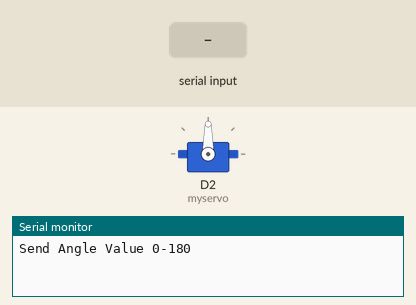
This sketch was run on a simulated ESP8266 (NodeMCU). Shown: servo, the last lines printed to the serial monitor. The inputs (shaded band) are chosen by the test bench.

Above: at 1.2 s.
1.3 s: "30,150\n" received over Serial
At 2.2 s:
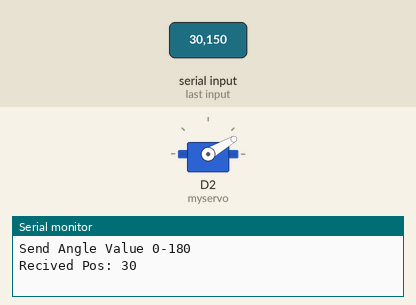
2.8 s: "1\n" received over Serial
At 3.4 s:
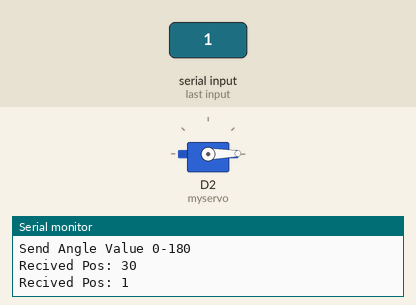
4.3 s: "200\n" received over Serial
At 5.5 s:
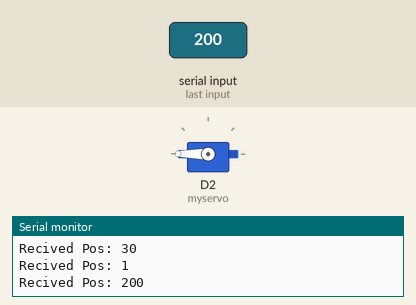
5.8 s: "90,45\n" received over Serial
At 6.9 s:
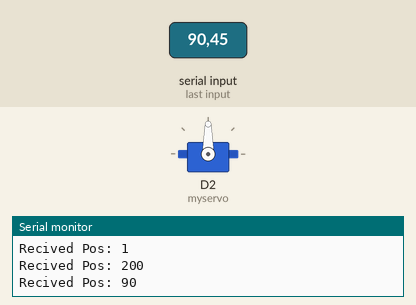
Timing chart, 0 to 8.3 s (numbered marks = the images above; inputs shaded):
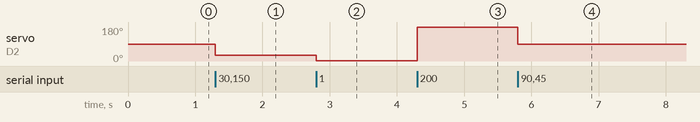

Measured:
- after the input at 1.3 s, servo on D2 (myservo): 90° → 30° at once
- after the input at 2.8 s, servo on D2 (myservo): 30° → 1° at once
- after the input at 4.3 s, servo on D2 (myservo): 1° → 180° at once
- after the input at 5.8 s, servo on D2 (myservo): 180° → 90° at once

The sketch:

servo_serial.ino
```cpp
/*
  Ejemplo de Como controlar posicion de servo desde el serial
*/

#define DEBUG    1
#if DEBUG == 1
#define LOGN(x)    Serial.println(x)
#define LOG(x)     Serial.print(x)
#else
#define LOG(x)
#define LOGN(x)
#endif


#include <Servo.h>
Servo myservo;

void setup() {
  Serial.begin(115200);
  Serial.println("Send Angle Value 0-180");
  myservo.attach(D2);  // attaches the servo on GIO2 to the servo object
}

void loop()
{
  if (Serial.available())
  {
    int pos = Serial.readStringUntil('\n').toInt();
    LOG("Recived Pos: ");
    LOGN(pos);

    myservo.write(pos);
  }
}
```
